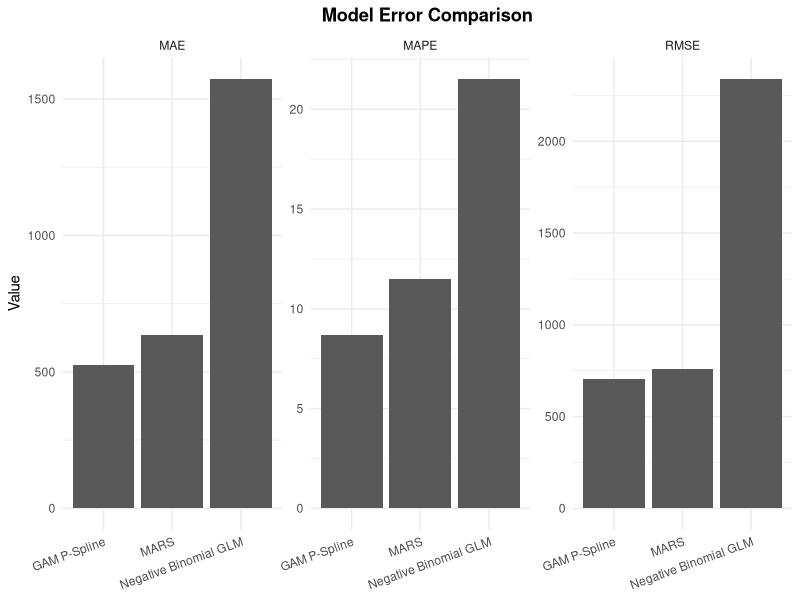
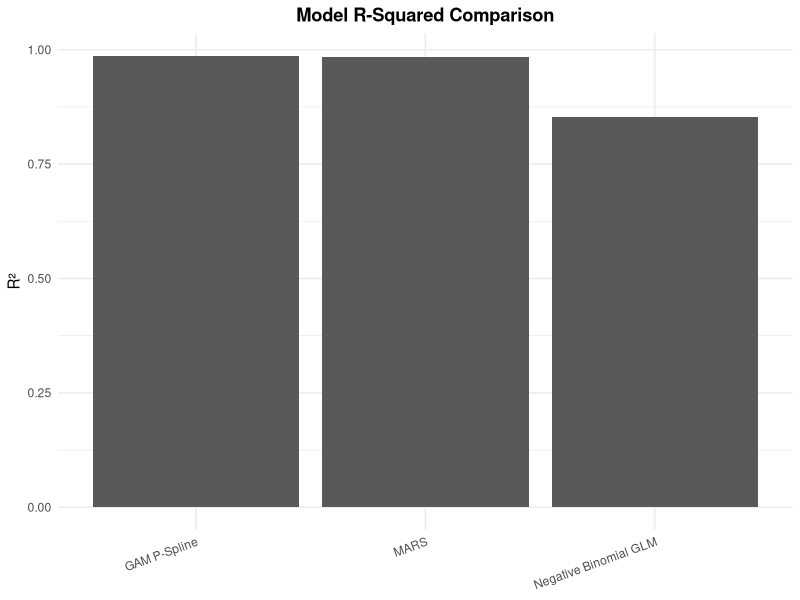
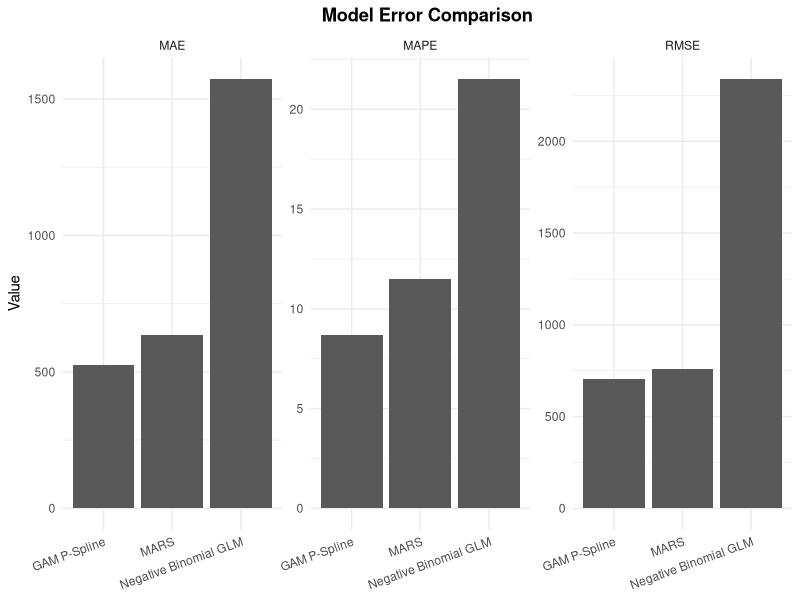
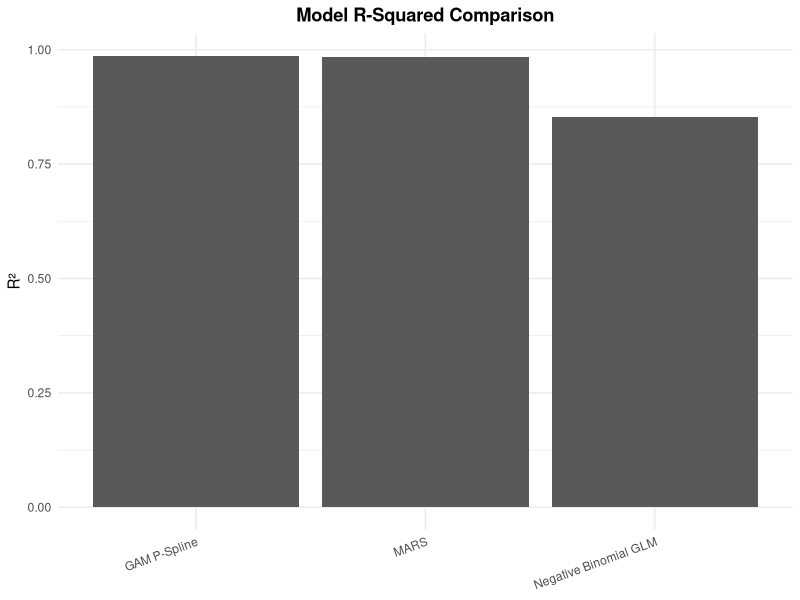

Write R code to recreate these figures, in order.
# ============================================================
# 07_model_comparison.R
# Model Performance Comparison
# GLM vs GAM P-Spline vs MARS
# ============================================================

# -----------------------------
# 1. Load packages
# -----------------------------
library(readr)
library(dplyr)
library(ggplot2)

# -----------------------------
# 2. Create output directory
# -----------------------------
if (!dir.exists("outputs")) {
  dir.create("outputs")
}

# -----------------------------
# 3. Load model metrics
# -----------------------------
glm_metrics <- read.csv(
  "outputs/glm_metrics.csv"
)

gam_metrics <- read.csv(
  "outputs/gam_pspline_metrics.csv"
)

mars_metrics <- read.csv(
  "outputs/mars_metrics.csv"
)

# -----------------------------
# 4. Combine model results
# -----------------------------
model_comparison <- bind_rows(
  glm_metrics,
  gam_metrics,
  mars_metrics
)

cat("\n=== MODEL COMPARISON ===\n")
print(model_comparison)

# -----------------------------
# 5. Save comparison table
# -----------------------------
write.csv(
  model_comparison,
  "outputs/model_comparison.csv",
  row.names = FALSE
)

# -----------------------------
# 6. Reshape metrics
# -----------------------------
metrics_long <- model_comparison %>%
  select(
    Model,
    RMSE,
    MAE,
    MAPE
  ) %>%
  tidyr::pivot_longer(
    cols = c(RMSE, MAE, MAPE),
    names_to = "Metric",
    values_to = "Value"
  )

# -----------------------------
# 7. Plot error comparison
# -----------------------------
p_error <- ggplot(
  metrics_long,
  aes(
    x = Model,
    y = Value
  )
) +
  geom_col() +
  facet_wrap(
    ~ Metric,
    scales = "free_y"
  ) +
  labs(
    title = "Model Error Comparison",
    x = NULL,
    y = "Value"
  ) +
  theme_minimal() +
  theme(
    axis.text.x = element_text(
      angle = 20,
      hjust = 1
    ),
    plot.title = element_text(
      face = "bold",
      hjust = 0.5
    )
  )

print(p_error)

ggsave(
  "outputs/model_error_comparison.png",
  p_error,
  width = 10,
  height = 6,
  dpi = 300
)

# -----------------------------
# 8. Plot R-squared comparison
# -----------------------------
p_r2 <- ggplot(
  model_comparison,
  aes(
    x = Model,
    y = R2
  )
) +
  geom_col() +
  labs(
    title = "Model R-Squared Comparison",
    x = NULL,
    y = "R²"
  ) +
  theme_minimal() +
  theme(
    axis.text.x = element_text(
      angle = 20,
      hjust = 1
    ),
    plot.title = element_text(
      face = "bold",
      hjust = 0.5
    )
  )

print(p_r2)

ggsave(
  "outputs/model_r2_comparison.png",
  p_r2,
  width = 8,
  height = 6,
  dpi = 300
)

# -----------------------------
# 9. Identify best model
# -----------------------------
best_model <- model_comparison %>%
  arrange(RMSE) %>%
  slice(1)

cat("\n=== BEST MODEL ===\n")
print(best_model)

# -----------------------------
# 10. Save best model summary
# -----------------------------
write.csv(
  best_model,
  "outputs/best_model.csv",
  row.names = FALSE
)

cat("\nModel comparison completed successfully.\n")
cat("Generated outputs:\n")
cat("- outputs/model_comparison.csv\n")
cat("- outputs/model_error_comparison.png\n")
cat("- outputs/model_r2_comparison.png\n")
cat("- outputs/best_model.csv\n")
